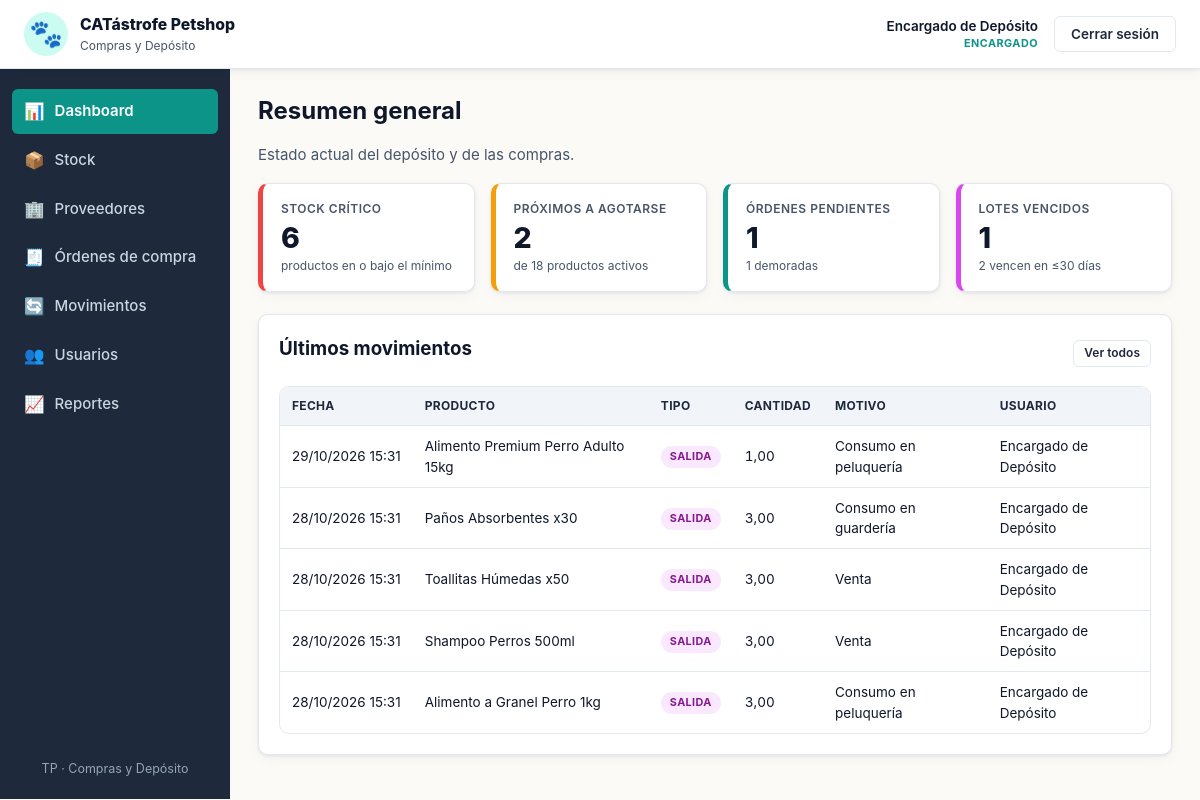
/views/dashboard.php (signed in), run on the app's committed database.
### tables this page shows
CREATE TABLE movimientos_deposito (
    id                 INT AUTO_INCREMENT PRIMARY KEY,
    producto_id        INT NOT NULL,
    usuario_id         INT NOT NULL,
    motivo_id          INT NOT NULL,
    orden_id           INT NULL,
    tipo               ENUM('entrada','salida') NOT NULL,
    cantidad           DECIMAL(10,2) NOT NULL,
    fecha_vencimiento  DATE NULL,
    fecha              DATETIME NOT NULL DEFAULT CURRENT_TIMESTAMP,
    CONSTRAINT fk_mov_prod  FOREIGN KEY (producto_id) REFERENCES productos(id)           ON DELETE RESTRICT,
    CONSTRAINT fk_mov_user  FOREIGN KEY (usuario_id)  REFERENCES usuarios(id)            ON DELETE RESTRICT,
    CONSTRAINT fk_mov_mot   FOREIGN KEY (motivo_id)   REFERENCES motivos_movimiento(id)  ON DELETE RESTRICT,
    CONSTRAINT fk_mov_orden FOREIGN KEY (orden_id)    REFERENCES ordenes_compra(id)      ON DELETE RESTRICT,
    CONSTRAINT chk_mov_cant CHECK (cantidad > 0)
);

CREATE TABLE productos (
    id              INT AUTO_INCREMENT PRIMARY KEY,
    categoria_id    INT NOT NULL,
    proveedor_id    INT NOT NULL,
    nombre          VARCHAR(120) NOT NULL,
    descripcion     TEXT,
    stock_actual    DECIMAL(10,2) NOT NULL DEFAULT 0,
    stock_minimo    DECIMAL(10,2) NOT NULL DEFAULT 0,
    stock_maximo    DECIMAL(10,2) NOT NULL DEFAULT 0,
    unidad_medida   VARCHAR(20) NOT NULL DEFAULT 'unidad',
    activo          TINYINT(1) NOT NULL DEFAULT 1,
    CONSTRAINT fk_prod_cat  FOREIGN KEY (categoria_id) REFERENCES categorias(id) ON DELETE RESTRICT,
    CONSTRAINT fk_prod_prov FOREIGN KEY (proveedor_id) REFERENCES proveedores(id) ON DELETE RESTRICT,
    CONSTRAINT chk_prod_stock_actual CHECK (stock_actual >= 0),
    CONSTRAINT chk_prod_stock_min    CHECK (stock_minimo >= 0),
    CONSTRAINT chk_prod_stock_max    CHECK (stock_maximo >= stock_minimo)
);

CREATE TABLE motivos_movimiento (
    id          INT AUTO_INCREMENT PRIMARY KEY,
    codigo      VARCHAR(40) NOT NULL UNIQUE,
    nombre      VARCHAR(120) NOT NULL,
    tipo        ENUM('entrada','salida') NOT NULL,
    es_sistema  TINYINT(1) NOT NULL DEFAULT 0
);

CREATE TABLE usuarios (
    id              INT AUTO_INCREMENT PRIMARY KEY,
    nombre          VARCHAR(100) NOT NULL,
    usuario         VARCHAR(50)  NOT NULL UNIQUE,
    password_hash   VARCHAR(255) NOT NULL,
    rol             ENUM('encargado','gerencia') NOT NULL DEFAULT 'encargado',
    activo          TINYINT(1) NOT NULL DEFAULT 1,
    fecha_creacion  DATETIME NOT NULL DEFAULT CURRENT_TIMESTAMP
);

### includes/funciones.php (called while the page is built, shortened)
<?php
function e($v): string
{
    return htmlspecialchars((string)$v, ENT_QUOTES, 'UTF-8');
}

### views/dashboard.php (the view, shortened to what this page needs)
<?php
require_once __DIR__ . '/../config/db.php';
require_once __DIR__ . '/../includes/funciones.php';
$criticos = (int)$pdo->query(
    "SELECT COUNT(*) FROM productos WHERE activo = 1 AND stock_actual <= stock_minimo"
)->fetchColumn();
$proximos = (int)$pdo->query(
    "SELECT COUNT(*) FROM productos WHERE activo = 1 AND stock_actual > stock_minimo
     AND stock_actual <= stock_minimo * 1.2"
)->fetchColumn();
$totalProductos = (int)$pdo->query("SELECT COUNT(*) FROM productos WHERE activo = 1")->fetchColumn();
$pendientes = (int)$pdo->query(
    "SELECT COUNT(*) FROM ordenes_compra WHERE estado = 'pendiente'"
)->fetchColumn();
$demoradas = (int)$pdo->query(
    "SELECT COUNT(*) FROM ordenes_compra
     WHERE estado = 'pendiente' AND fecha_prometida < CURDATE()"
)->fetchColumn();
$lotes = obtener_lotes_peps($pdo);
$vencidos = 0;
$porVencer30 = 0;
foreach ($lotes as $l) {
    if ($l['dias_restantes'] < 0) {
        $vencidos++;
    } elseif ($l['dias_restantes'] <= 30) {
        $porVencer30++;
    }
}
$ultimos = $pdo->query(
    "SELECT m.*, p.nombre AS producto, u.nombre AS usuario, mo.nombre AS motivo
     FROM movimientos_deposito m
     JOIN productos p ON p.id = m.producto_id
     JOIN usuarios u  ON u.id = m.usuario_id
     JOIN motivos_movimiento mo ON mo.id = m.motivo_id
     ORDER BY m.fecha DESC, m.id DESC
     LIMIT 5"
)->fetchAll();
require __DIR__ . '/../includes/header.php';
?>
<h1>Resumen general</h1>
<p class="muted mb-3">Estado actual del depósito y de las compras.</p>
<div class="kpi-grid">
    <div class="kpi kpi-danger">
        <div class="kpi-label">Stock crítico</div>
        <div class="kpi-value"><?= $criticos ?></div>
        <div class="kpi-foot">productos en o bajo el mínimo</div>
    </div>
    <div class="kpi kpi-warn">
        <div class="kpi-label">Próximos a agotarse</div>
        <div class="kpi-value"><?= $proximos ?></div>
        <div class="kpi-foot">de <?= $totalProductos ?> productos activos</div>
    </div>
    <div class="kpi">
        <div class="kpi-label">Órdenes pendientes</div>
        <div class="kpi-value"><?= $pendientes ?></div>
        <div class="kpi-foot"><?= $demoradas ?> demoradas</div>
    </div>
    <div class="kpi kpi-accent">
        <div class="kpi-label">Lotes vencidos</div>
        <div class="kpi-value"><?= $vencidos ?></div>
        <div class="kpi-foot"><?= $porVencer30 ?> vencen en ≤30 días</div>
    </div>
</div>
<div class="card">
    <div class="card-header">
        <h2>Últimos movimientos</h2>
        <a class="btn btn-ghost btn-sm" href="<?= BASE_URL ?>views/movimientos.php">Ver todos</a>
    </div>
    <div class="table-wrap">
        <table class="table">
            <thead>
                <tr>
                    <th>Fecha</th><th>Producto</th><th>Tipo</th>
                    <th class="num">Cantidad</th><th>Motivo</th><th>Usuario</th>
                </tr>
            </thead>
            <tbody>
            <?php if (!$ultimos): ?>
                <tr><td colspan="6" class="muted">Sin movimientos registrados.</td></tr>
            <?php else: foreach ($ultimos as $mv): ?>
                <tr>
                    <td class="nowrap"><?= e(date('d/m/Y H:i', strtotime($mv['fecha']))) ?></td>
                    <td><?= e($mv['producto']) ?></td>
                    <td><span class="badge badge-<?= e($mv['tipo']) ?>"><?= e($mv['tipo']) ?></span></td>
                    <td class="num"><?= e(number_format((float)$mv['cantidad'], 2, ',', '.')) ?></td>
                    <td><?= e($mv['motivo']) ?></td>
                    <td><?= e($mv['usuario']) ?></td>
                </tr>
            <?php endforeach; endif; ?>
            </tbody>
        </table>
    </div>
</div>
<?php require __DIR__ . '/../includes/footer.php'; ?>

### assets/css/style.css (style rules this page uses)
:root { --blanco-calido: #fbfaf7; --gris-suave: #f1f5f9; --gris-borde: #e2e8f0; --gris-texto: #475569; --turquesa-900: #0f766e; --turquesa-700: #0d9488; --turquesa-500: #14b8a6; --turquesa-100: #ccfbf1; --verde-700: #059669; --verde-500: #10b981; --verde-100: #d1fae5; --magenta-700: #a21caf; --magenta-500: #d946ef; --magenta-100: #fae8ff; --azul-900: #0f172a; --azul-800: #1e293b; --azul-700: #334155; --ambar-100: #fef3c7; --ambar-500: #f59e0b; --rojo-100: #fee2e2; --rojo-500: #ef4444; --radio: 10px; --radio-sm: 6px; --sombra: 0 1px 3px rgba(15,23,42,.08), 0 4px 12px rgba(15,23,42,.04); --sombra-lg: 0 8px 30px rgba(15,23,42,.12); --fuente: -apple-system, BlinkMacSystemFont, "Segoe UI", Roboto, "Helvetica Neue", Arial, sans-serif; }
* { box-sizing: border-box; }
html, body { margin: 0; padding: 0; font-family: var(--fuente); background: var(--blanco-calido); color: var(--azul-900); font-size: 15px; line-height: 1.5; }
a { color: var(--turquesa-700); text-decoration: none; }
h1, h2, h3 { margin: 0 0 .5em; color: var(--azul-900); font-weight: 700; }
h1 { font-size: 1.6rem; }
h2 { font-size: 1.25rem; }
.btn { display: inline-flex; align-items: center; justify-content: center; gap: 6px; padding: 9px 16px; border-radius: var(--radio-sm); border: 1px solid transparent; font-family: inherit; font-size: .9rem; font-weight: 600; cursor: pointer; transition: background .15s, color .15s, border-color .15s, transform .05s; text-decoration: none; line-height: 1.2; }
.btn-ghost { background: transparent; border-color: var(--gris-borde); color: var(--azul-800); }
.btn-sm { padding: 5px 10px; font-size: .8rem; }
.card { background: #fff; border-radius: var(--radio); border: 1px solid var(--gris-borde); box-shadow: var(--sombra); padding: 20px; margin-bottom: 20px; }
.card-header { display: flex; justify-content: space-between; align-items: center; margin-bottom: 14px; }
.kpi-grid { display: grid; grid-template-columns: repeat(auto-fit, minmax(200px, 1fr)); gap: 16px; margin-bottom: 22px; }
.kpi { background: #fff; border-radius: var(--radio); padding: 16px 18px; border: 1px solid var(--gris-borde); box-shadow: var(--sombra); border-left: 5px solid var(--turquesa-700); }
.kpi.kpi-danger { border-left-color: var(--rojo-500); }
.kpi.kpi-warn { border-left-color: var(--ambar-500); }
.kpi.kpi-accent { border-left-color: var(--magenta-500); }
.kpi-label { font-size: .8rem; color: var(--gris-texto); text-transform: uppercase; letter-spacing: .5px; font-weight: 600; }
.kpi-value { font-size: 1.9rem; font-weight: 800; color: var(--azul-900); line-height: 1.1; margin-top: 4px; }
.kpi-foot { font-size: .8rem; color: var(--gris-texto); margin-top: 4px; }
.table-wrap { overflow-x: auto; border-radius: var(--radio); border: 1px solid var(--gris-borde); background: #fff; }
table.table { width: 100%; border-collapse: collapse; font-size: .9rem; }
table.table th, table.table td { padding: 10px 12px; text-align: left; border-bottom: 1px solid var(--gris-borde); vertical-align: middle; }
table.table th { background: var(--gris-suave); font-weight: 700; color: var(--azul-800); font-size: .8rem; text-transform: uppercase; letter-spacing: .3px; }
table.table tbody tr:last-child td { border-bottom: none; }
.num { text-align: right; font-variant-numeric: tabular-nums; }
.badge { display: inline-block; padding: 3px 9px; border-radius: 999px; font-size: .72rem; font-weight: 700; text-transform: uppercase; letter-spacing: .4px; }
.badge-salida { background: var(--magenta-100);color: #86198f; }
.muted { color: var(--gris-texto); }
.mb-3 { margin-bottom: 16px; }
.nowrap { white-space: nowrap; }

### data on the page
movimientos_deposito: fecha "29/10/2026 15:31", producto.nombre "Alimento Premium Perro Adulto 15kg", tipo "SALIDA", cantidad "1,00", motivo.nombre "Consumo en peluquería", usuario.nombre "Encargado de Depósito"
movimientos_deposito: fecha "28/10/2026 15:31", producto.nombre "Paños Absorbentes x30", tipo "SALIDA", cantidad "3,00", motivo.nombre "Consumo en guardería", usuario.nombre "Encargado de Depósito"
movimientos_deposito: fecha "28/10/2026 15:31", producto.nombre "Toallitas Húmedas x50", tipo "SALIDA", cantidad "3,00", motivo.nombre "Venta", usuario.nombre "Encargado de Depósito"
movimientos_deposito: fecha "28/10/2026 15:31", producto.nombre "Shampoo Perros 500ml", tipo "SALIDA", cantidad "3,00", motivo.nombre "Venta", usuario.nombre "Encargado de Depósito"
movimientos_deposito: fecha "28/10/2026 15:31", producto.nombre "Alimento a Granel Perro 1kg", tipo "SALIDA", cantidad "3,00", motivo.nombre "Consumo en peluquería", usuario.nombre "Encargado de Depósito"

### other printed values
$_SESSION['nombre'] "Encargado de Depósito"
$_SESSION['rol'] "ENCARGADO"
$item['icon'] "📊"
$item['label'] "Dashboard"
$item['icon'] "📦"
$item['label'] "Stock"
$item['icon'] "🏢"
$item['label'] "Proveedores"
$item['icon'] "🧾"
$item['label'] "Órdenes de compra"
$item['icon'] "🔄"
$item['label'] "Movimientos"
$item['icon'] "👥"
$item['label'] "Usuarios"
$item['icon'] "📈"
